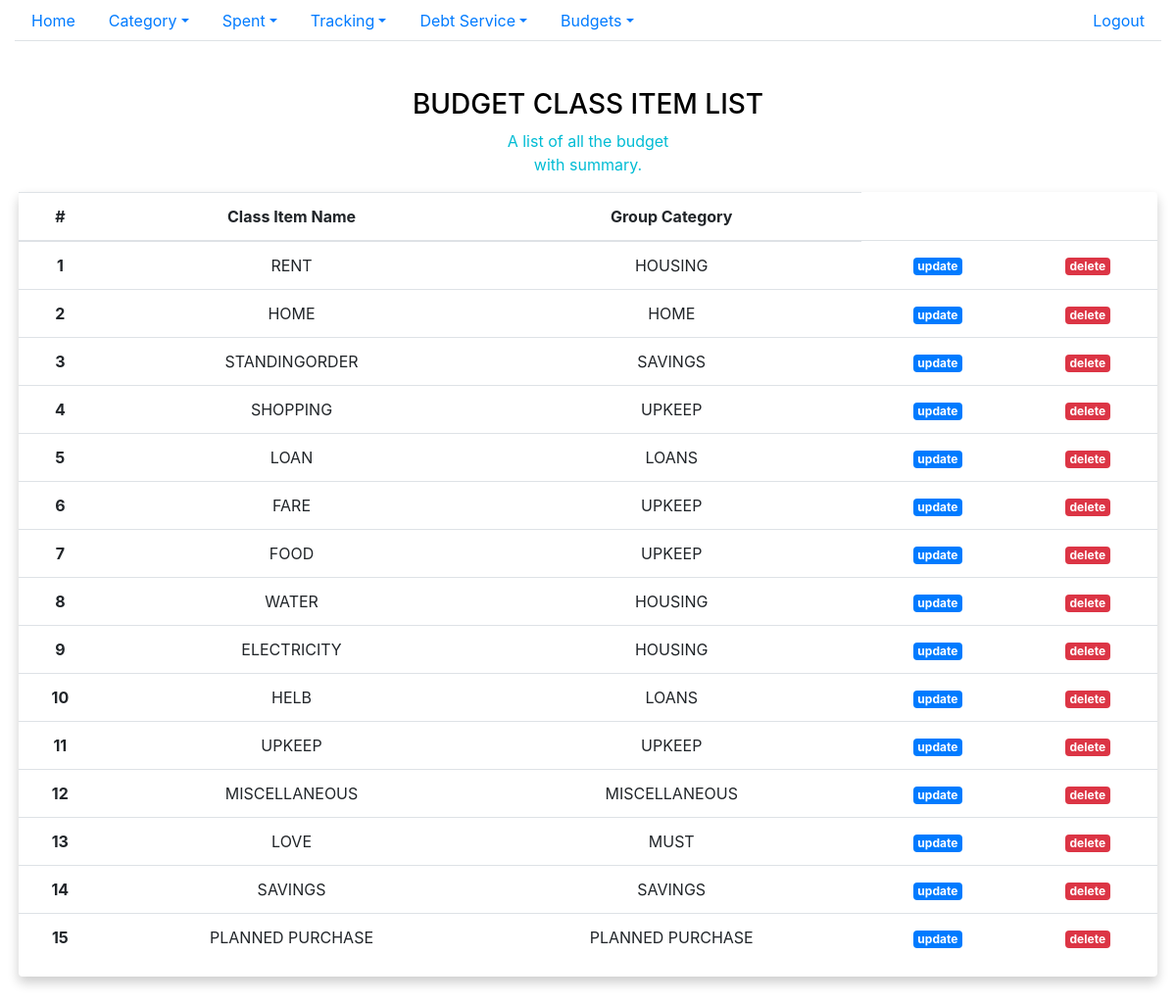
The page /classitemlist/ (signed in) on the database its author committed.
### spent/models.py (models this page shows, shortened)
class BudgetClassItem(models.Model):
    name = models.CharField(max_length=32)
    budget_category = models.ForeignKey(BudgetCategory,on_delete=models.CASCADE)
    voided = models.IntegerField(default=0)
    user_id = models.ForeignKey(settings.AUTH_USER_MODEL, on_delete=models.CASCADE)
    date_created= models.DateTimeField(auto_now_add=True)
    date_updated= models.DateTimeField(auto_now=True)

class BudgetCategory(models.Model):
    name = models.CharField(max_length=32)
    priority= models.IntegerField()
    voided = models.IntegerField(default=0)
    user_id = models.ForeignKey(settings.AUTH_USER_MODEL, on_delete=models.CASCADE)
    date_created= models.DateTimeField(auto_now_add=True)
    date_updated=models.DateTimeField(auto_now=True)
    def __str__(self):
        return self.name

### spent/views.py (the view)
# urls.py: path('classitemlist/',views.BudgetClassItemListView.as_view(),name='class_item_list'),
class BudgetClassItemListView(LoginRequiredMixin,View):
    def get(self,request):
        user = User.objects.get(username=self.request.user)
        datalist = BudgetClassItem.objects.filter(user_id=user,voided=0)
        context={
            'datalist':datalist
        }
        return render(request,'spent/budget_class_item_list.html',context)

### spent/templates/spent/budget_class_item_list.html (shortened to what this page needs)
{% extends "base.html" %}
{% block content %}
<div class="container-fluid px-1 py-5 mx-auto">
	<div class="text-center">
            <h3>BUDGET CLASS ITEM LIST</h3>
            <p class="blue-text">A list of all the budget  <br> with summary.</p>
				<div class="card m-0 p-0">
				<table class="table table-hover table-boardered ">
				  <thead>
					<tr>
					  <th scope="col">#</th>
					  <th scope="col">Class Item Name</th>
                        <th scope="col">Group Category</th>
					</tr>
				  </thead>
				  <tbody>
                  {% for data in datalist %}
					<tr>
					  <th scope="row">{{forloop.counter}}</th>
					  <td>{{data.name}}</td>
                        <td>{{data.budget_category}}</td>
					   <td><a class="badge badge-primary mr-1"  href="{%url 'update_class_item' data.id%}">update</a></td>
					   <td><a class="badge badge-danger" href="{% url 'delete_class_item' data.id %}">delete</a></td>
					</tr>
                  {% endfor %}
				  </tbody>
				</table>
				</div>
            </div>
      </div>
{% endblock content%}

### static/spent/main.css (style rules this page uses)
body { color: #000; overflow-x: hidden; height: 100%; background-repeat: no-repeat; background-size: 100% 100% }
.card { padding: 30px 40px; margin-top: 60px; margin-bottom: 60px; border: none !important; box-shadow: 0 6px 12px 0 rgba(0, 0, 0, 0.2) }
.blue-text { color: #00BCD4 }

### rows shown on the page
BudgetClassItem: name "RENT", budget_category "HOUSING"
BudgetClassItem: name "HOME", budget_category "HOME"
BudgetClassItem: name "STANDINGORDER", budget_category "SAVINGS"
BudgetClassItem: name "SHOPPING", budget_category "UPKEEP"
BudgetClassItem: name "LOAN", budget_category "LOANS"
BudgetClassItem: name "FARE", budget_category "UPKEEP"
BudgetClassItem: name "FOOD", budget_category "UPKEEP"
BudgetClassItem: name "WATER", budget_category "HOUSING"
BudgetClassItem: name "ELECTRICITY", budget_category "HOUSING"
BudgetClassItem: name "HELB", budget_category "LOANS"
BudgetClassItem: name "UPKEEP", budget_category "UPKEEP"
BudgetClassItem: name "MISCELLANEOUS", budget_category "MISCELLANEOUS"
BudgetClassItem: name "LOVE", budget_category "MUST"
BudgetClassItem: name "SAVINGS", budget_category "SAVINGS"
BudgetClassItem: name "PLANNED PURCHASE", budget_category "PLANNED PURCHASE"
